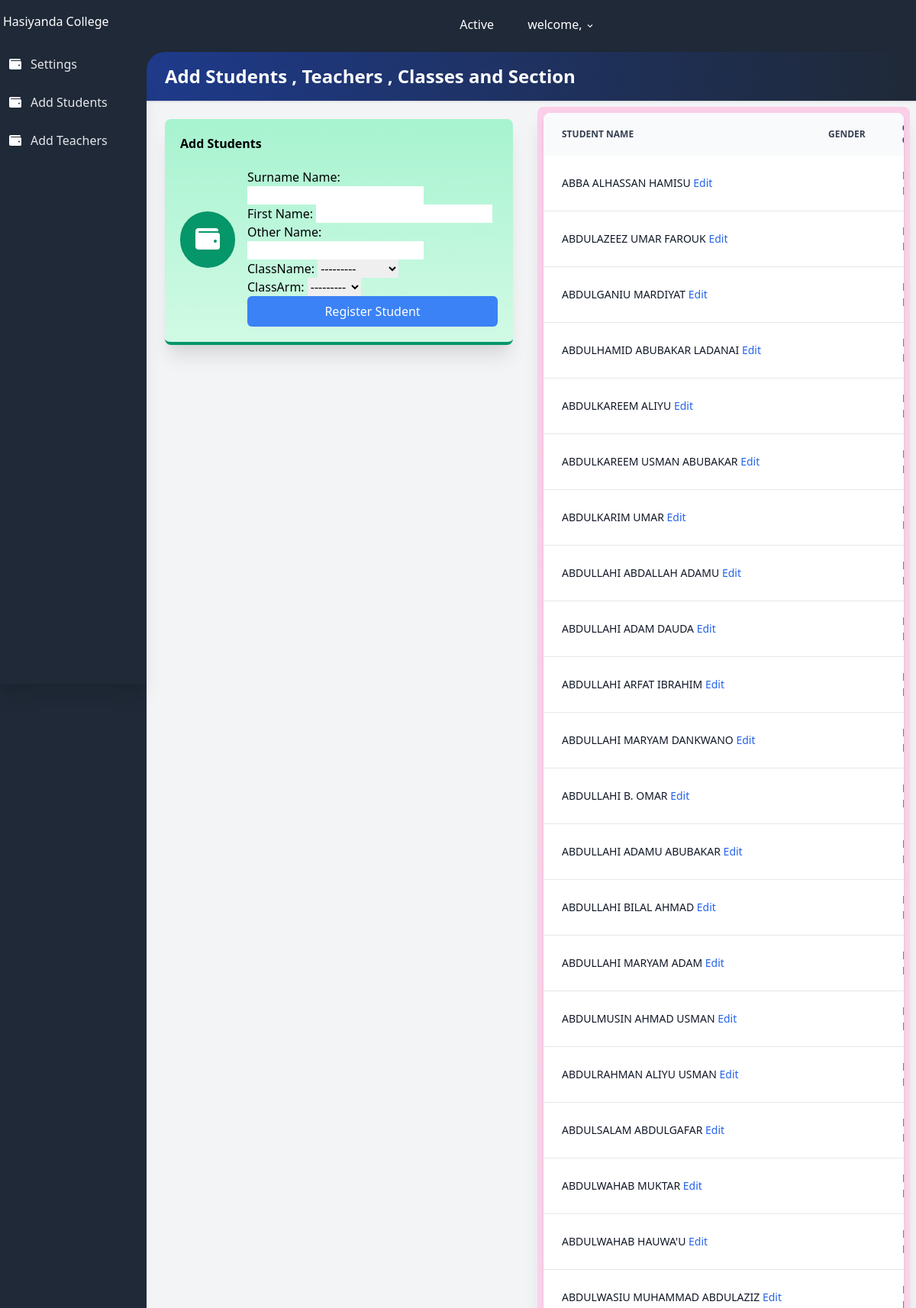
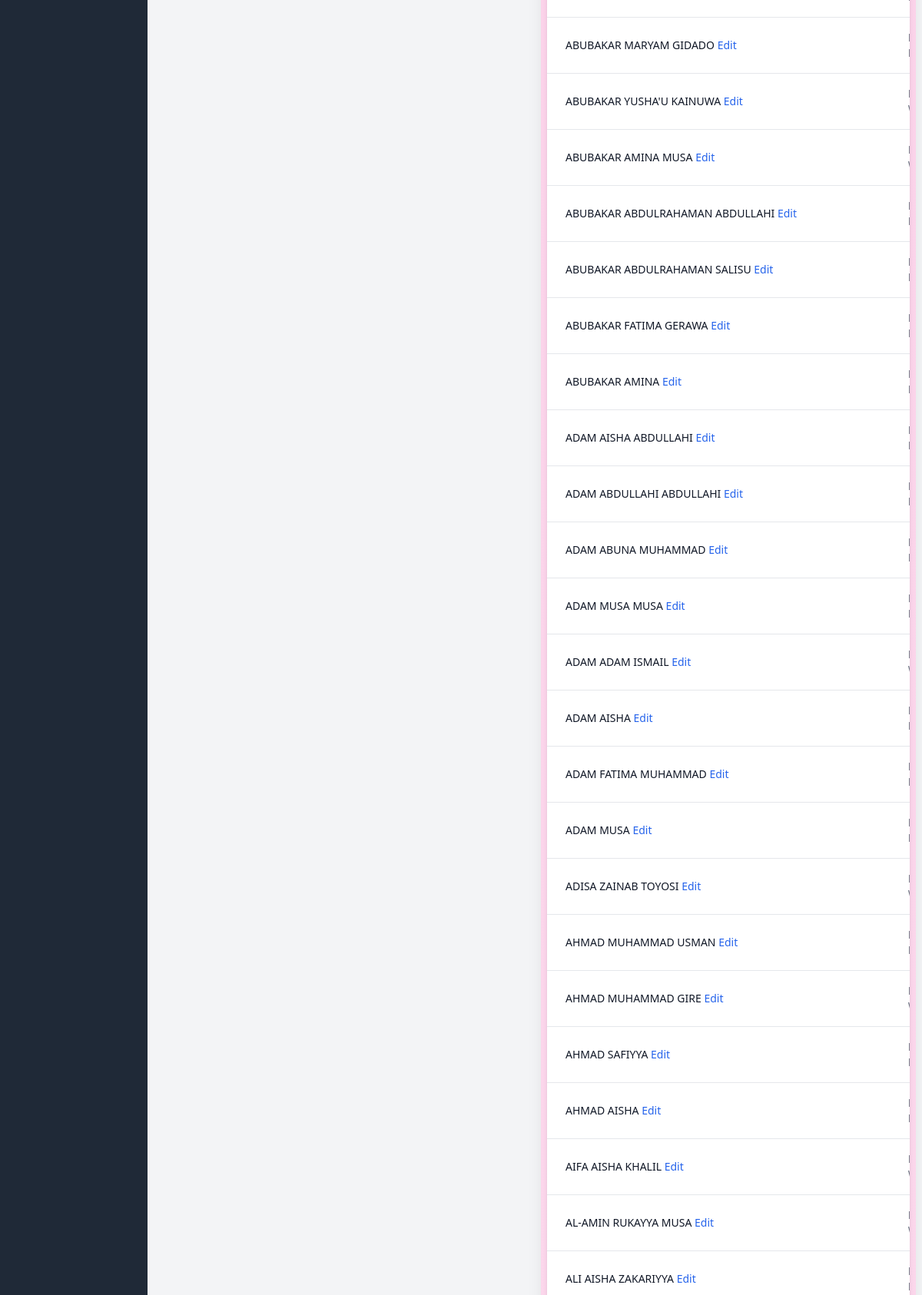
The app's page /registerStudent/ (upper part) with its own data (2 pictures, top to bottom).
### result/models.py (models this page shows, shortened)
class all_class(models.Model):
    className = models.CharField(max_length=100 , unique=True)
    section = models.ForeignKey(section, on_delete=models.SET_NULL, null=True)
    complete = models.BooleanField(default=False)
    classTeacher = models.ForeignKey(User, on_delete=models.SET_NULL, null=True)
    date = models.DateTimeField(auto_now_add=True)
    def __str__(self):
        return self.className
    class Meta:
        ordering = ['className']

class students(models.Model):
    first_name = models.CharField(max_length=100)
    last_name = models.CharField(max_length=100)
    middle_name = models.CharField(max_length=100, blank = True)
    gender = models.CharField(max_length=100 , choices= gender_choise)
    className = models.ForeignKey(all_class, related_name="studentclass", on_delete=models.SET_NULL, null=True)
    classArm = models.ForeignKey(classArm, related_name="studentclassArm", on_delete=models.SET_NULL, null=True)
    date = models.DateField(auto_now_add=True)
    class Meta:
        ordering = ['last_name']

### result/views.py (the view)
# urls.py: path('registerStudent/', RegisterStudent.as_view(), name='registerStudent'),
class RegisterStudent(CreateView):
    form_class = StudentForm
    template_name = 'result/add.html'
    success_url = reverse_lazy('result:registerStudent')
    def get_context_data(self, **kwargs):
        context = super().get_context_data(**kwargs)
        context["studentForm"] = StudentForm()
        context["teachersForm"] = RegistrationForm()
        context["allStudents"] = students.objects.all()
        return context

### result/forms.py
class StudentForm(forms.ModelForm):
    class Meta:
        model = students
        fields = [ 'last_name','first_name', 'middle_name', 'className', 'classArm']
        labels = {  'last_name': 'Surname Name',
                     'first_name': 'First Name',
                    'middle_name': 'Other Name'}

class RegistrationForm(forms.ModelForm):
    class Meta:
        model = User
        fields = ('username', 'email', 'password', 'first_name', 'last_name')
        help_texts = { k:"" for k in fields }
        field_classes = {'username': UsernameField}

### result/models.py (called while the page is built)
    def __str__(self):
        return self.armName

### result/templates/result/add.html (shortened to what this page needs)
{% load tailwind_filters %}
<!DOCTYPE html>
<html lang="en">
<head>
    <link rel="stylesheet" href="https://use.fontawesome.com/releases/v5.3.1/css/all.css">
    <link rel="stylesheet" href="https://unpkg.com/tailwindcss@2.2.19/dist/tailwind.min.css"/>
    <link href="https://afeld.github.io/emoji-css/emoji.css" rel="stylesheet">
</head>
<body class="bg-gray-800 font-sans leading-normal tracking-normal mt-12">
<header>
    <nav aria-label="menu nav" class="bg-gray-800 pt-2 md:pt-1 pb-1 px-1 mt-0 h-auto fixed w-full z-20 top-0">
        <div class="flex flex-wrap items-center">
            <div class="flex flex-shrink md:w-1/3 justify-center md:justify-start text-white">
                <a href="{% url 'result:index' %}" aria-label="Home">
                    <h1> Hasiyanda College</h1>
                </a>
            </div>
            <div class="flex w-full pt-2 content-center justify-between md:w-1/3 md:justify-end">
                <ul class="list-reset flex justify-between flex-1 md:flex-none items-center">
                    <li class="flex-1 md:flex-none md:mr-3">
                        <a class="inline-block py-2 px-4 text-white no-underline" href="#">Active</a>
                    </li>
                    <li class="flex-1 md:flex-none md:mr-3">
                        <div class="relative inline-block">
                            <button onclick="toggleDD('myDropdown')" class="drop-button text-white py-2 px-2"> <span class="pr-2"></span> welcome, {{user.username}} <svg class="h-3 fill-current inline" xmlns="http://www.w3.org/2000/svg" viewBox="0 0 20 20">
                                <path d="M9.293 12.95l.707.707L15.657 8l-1.414-1.414L10 10.828 5.757 6.586 4.343 8z" /></svg></button>
                        </div>
                    </li>
                </ul>
            </div>
        </div>
    </nav>
</header>
<main>
    <div class="flex flex-col md:flex-row">
        <nav aria-label="alternative nav">
            <div class="bg-gray-800 shadow-xl h-20 fixed bottom-0 mt-12 md:relative md:h-screen z-10 w-full md:w-48 content-center">
                <div class="md:mt-12 md:w-48 md:fixed md:left-0 md:top-0 content-center md:content-start text-left justify-between">
                    <ul class="list-reset flex flex-row md:flex-col pt-3 md:py-3 px-1 md:px-2 text-center md:text-left">
                        <li class="mr-3 flex-1">
                            <a href="{% url 'result:settings' %}" class="block py-1 md:py-3 pl-0 md:pl-1 align-middle text-white no-underline hover:text-white border-b-2 border-gray-800 hover:border-red-500">
                                <i class="fa fa-wallet pr-0 md:pr-3"></i><span class="pb-1 md:pb-0 text-xs md:text-base text-gray-400 md:text-gray-200 block md:inline-block">
                                    Settings
                                </span>
                            </a>
                        </li>
                        <li class="mr-3 flex-1">
                            <a href="{% url 'result:registerStudent' %}" class="block py-1 md:py-3 pl-0 md:pl-1 align-middle text-white no-underline hover:text-white border-b-2 border-gray-800 hover:border-yellow-500">
                                <i class="fa fa-wallet pr-0 md:pr-3"></i><span class="pb-1 md:pb-0 text-xs md:text-base text-gray-400 md:text-gray-200 block md:inline-block">Add Students</span>
                            </a>
                        </li>
                        <li class="mr-3 flex-1">
                            <a href="{% url 'result:RegisterTeachers' %}" class="block py-1 md:py-3 pl-0 md:pl-1 align-middle text-white no-underline hover:text-white border-b-2 border-gray-800 hover:border-green-500">
                                <i class="fa fa-wallet pr-0 md:pr-3"></i><span class="pb-1 md:pb-0 text-xs md:text-base text-gray-400 md:text-gray-200 block md:inline-block">Add Teachers</span>
                            </a>
                        </li>
                    </ul>
                </div>
            </div>
        </nav>
        <section>
            <div id="main" class="main-content flex-1 bg-gray-100 mt-12 md:mt-2 pb-24 md:pb-5">
                <div class="bg-gray-800 pt-3">
                    <div class="rounded-tl-3xl bg-gradient-to-r from-blue-900 to-gray-800 p-4 shadow text-2xl text-white">
                        <h1 class="font-bold pl-2">Add Students , Teachers , Classes and Section</h1>
                    </div>
                </div>
                <div class="flex flex-wrap">
                    <div class="w-full md:w-1/2 xl:w-1/3 p-6">
                        <div class="bg-gradient-to-b from-green-200 to-green-100 border-b-4 border-green-600 rounded-lg shadow-xl p-5">
                            <h1 class="font-bold">Add Students</h1>
                            <div class="flex flex-row items-center">
                                <div class="flex-shrink pr-4">
                                    <div class="rounded-full p-5 bg-green-600"><i class="fa fa-wallet fa-2x fa-inverse"></i></div>
                                </div>
                                <div class="max-w-lg mx-auto">
                                <form method="post" class="mt-5">
                                    {{ studentForm.as_p }}
                                    <button type='submit' class="w-full text-white bg-blue-500 hover:bg-blue-600 px-3 py-2 rounded-md">
                                        Register Student
                                    </button>
                                </form>
</div>
                            </div>
                        </div>
                    </div>
                    <div class="w-full md:w-1/2 xl:w-2/3 p-2">
                        <div class="bg-gradient-to-b from-pink-200 to-pink-100 border-b-4 border-pink-500 rounded-lg shadow-xl p-2">
                                <div class="overflow-x-auto relative shadow-md sm:rounded-lg">
                                    <table class="w-full text-sm text-left text-gray-500 dark:text-gray-400">
                                        <thead class="text-xs text-gray-700 uppercase bg-gray-50 dark:bg-gray-700 dark:text-gray-400">
                                            <tr>
                                                <th scope="col" class="py-3 px-6">
                                                    Student name
                                                </th>
                                                <th scope="col" class="py-3 px-6">
                                                    Gender
                                                </th>
                                                <th scope="col" class="py-3 px-6">
                                                </th>
                                            </tr>
                                        </thead>
                                        <tbody>
                                            {% for student in allStudents %}
                                            <tr class="bg-white border-b dark:bg-gray-800 dark:border-gray-700 hover:bg-gray-50 dark:hover:bg-gray-600">
                                                <th scope="row" class="py-4 px-6 font-medium text-gray-900 whitespace-nowrap dark:text-white">
                                                   {{ student.last_name.upper }}  {{ student.first_name.upper }} {{ student.middle_name.upper }}
                                                   <a href="{% url 'result:editStudent' student.pk %}" class="font-medium text-blue-600 dark:text-blue-500 hover:underline">Edit</a>
                                                </th>
                                                <td class="py-4 px-6">
                                                </td>
                                                <td class="py-4 px-6">
                                                </td>
                                            </tr>
                                            {% endfor %}
                                        </tbody>
                                    </table>
                                </div>
                        </div>
                    </div>
            </div>
        </section>
    </div>
</main>
</body>
</html>

### records on screen
all_class: className "---------"
students: last_name "ABBA", first_name "ALHASSAN", middle_name "HAMISU"
students: last_name "ABDULAZEEZ", first_name "UMAR", middle_name "FAROUK"
students: last_name "ABDULGANIU", first_name "MARDIYAT"
students: last_name "ABDULHAMID", first_name "ABUBAKAR", middle_name "LADANAI"
students: last_name "ABDULKAREEM", first_name "ALIYU"
students: last_name "ABDULKAREEM", first_name "USMAN", middle_name "ABUBAKAR"
students: last_name "ABDULKARIM", first_name "UMAR"
students: last_name "ABDULLAHI", first_name "ABDALLAH", middle_name "ADAMU"
students: last_name "ABDULLAHI", first_name "ADAM", middle_name "DAUDA"
students: last_name "ABDULLAHI", first_name "ARFAT", middle_name "IBRAHIM"
students: last_name "ABDULLAHI", first_name "MARYAM", middle_name "DANKWANO"
students: last_name "ABDULLAHI", first_name "B.", middle_name "OMAR"
students: last_name "ABDULLAHI", first_name "ADAMU", middle_name "ABUBAKAR"
students: last_name "ABDULLAHI", first_name "BILAL", middle_name "AHMAD"
students: last_name "ABDULLAHI", first_name "MARYAM", middle_name "ADAM"
students: last_name "ABDULMUSIN", first_name "AHMAD", middle_name "USMAN"
students: last_name "ABDULRAHMAN", first_name "ALIYU", middle_name "USMAN"
students: last_name "ABDULSALAM", first_name "ABDULGAFAR"
students: last_name "ABDULWAHAB", first_name "MUKTAR"
students: last_name "ABDULWAHAB", first_name "HAUWA'U"
students: last_name "ABDULWASIU", first_name "MUHAMMAD", middle_name "ABDULAZIZ"
students: last_name "ABUBAKAR", first_name "MARYAM", middle_name "GIDADO"
students: last_name "ABUBAKAR", first_name "YUSHA'U", middle_name "KAINUWA"
students: last_name "ABUBAKAR", first_name "AMINA", middle_name "MUSA"
students: last_name "ABUBAKAR", first_name "ABDULRAHAMAN", middle_name "ABDULLAHI"
students: last_name "ABUBAKAR", first_name "ABDULRAHAMAN", middle_name "SALISU"
students: last_name "ABUBAKAR", first_name "FATIMA", middle_name "GERAWA"
students: last_name "ABUBAKAR", first_name "AMINA"
students: last_name "ADAM", first_name "AISHA", middle_name "ABDULLAHI"
students: last_name "ADAM", first_name "ABDULLAHI", middle_name "ABDULLAHI"
students: last_name "ADAM", first_name "ABUNA", middle_name "MUHAMMAD"
students: last_name "ADAM", first_name "MUSA", middle_name "MUSA"
students: last_name "ADAM", first_name "ADAM", middle_name "ISMAIL"
students: last_name "ADAM", first_name "AISHA"
students: last_name "ADAM", first_name "FATIMA", middle_name "MUHAMMAD"
students: last_name "ADAM", first_name "MUSA"
students: last_name "ADISA", first_name "ZAINAB", middle_name "TOYOSI"
students: last_name "AHMAD", first_name "MUHAMMAD", middle_name "USMAN"
students: last_name "AHMAD", first_name "MUHAMMAD", middle_name "GIRE"
students: last_name "AHMAD", first_name "SAFIYYA"
students: last_name "AHMAD", first_name "AISHA"
students: last_name "AIFA", first_name "AISHA", middle_name "KHALIL"
students: last_name "AL-AMIN", first_name "RUKAYYA", middle_name "MUSA"
students: last_name "ALI", first_name "AISHA", middle_name "ZAKARIYYA"
